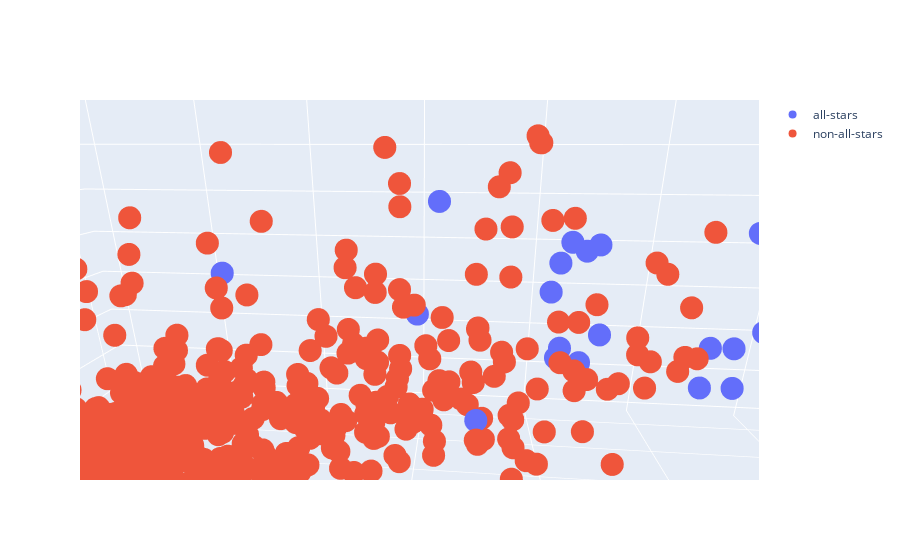

This figure's notebook cell:
### Markdown cell above
### Why this is an interesting problem?
### Notice the outliers in the 3D plot. x=points per game, y=assists per game, z=rebounds per game
### There is a fair amount of clustering where points are high, but there are some outliers like Draymond Green and Chris Paul who are playmakers/role players
### Potential Solution: use many more features such as steals, blocks, turnovers, ORD, DRD, fouls, etc.

### Code cell
allstar_2022 = allstar_selections_data[allstar_selections_data["season"] == 2022]
allstar_2022_list = allstar_2022["player"].tolist()
allstar_2023 = allstar_selections_data[allstar_selections_data["season"] == 2023]
allstar_2023_list = allstar_2023["player"].tolist()
player_per_game_data = pd.read_csv("Player Per Game.csv")
allstar_2022_player_data = player_per_game_data[player_per_game_data["season"] == 2022]
not_allstar_2022_player_data = allstar_2022_player_data.loc[~allstar_2022_player_data["player"].isin(allstar_2022_list)]
allstar_2022_player_data = allstar_2022_player_data.loc[allstar_2022_player_data["player"].isin(allstar_2022_list)]
allstar_2023_player_data = player_per_game_data[player_per_game_data["season"] == 2023]
not_allstar_2023_player_data = allstar_2023_player_data.loc[~allstar_2023_player_data["player"].isin(allstar_2023_list)]
allstar_2023_player_data = allstar_2023_player_data.loc[allstar_2023_player_data["player"].isin(allstar_2023_list)]
allstar_2023_player_data = allstar_2023_player_data[["season", "player", "pos", "pts_per_game", "ast_per_game", "trb_per_game"]]
allstar_2022_player_data = allstar_2022_player_data[["season", "player", "pos", "pts_per_game", "ast_per_game", "trb_per_game"]]
fig = go.Figure()
fig.add_trace(go.Scatter3d(x=allstar_2022_player_data['pts_per_game'], y=allstar_2022_player_data['ast_per_game'], z=allstar_2022_player_data['trb_per_game'],
                                   mode='markers', text=allstar_2022_player_data['player'], name='all-stars'))
fig.add_trace(go.Scatter3d(x=not_allstar_2022_player_data['pts_per_game'], y=not_allstar_2022_player_data['ast_per_game'], z=not_allstar_2022_player_data['trb_per_game'],
                                   mode='markers', text=not_allstar_2022_player_data['player'], name='non-all-stars'))
fig.show()

### Figure 1 — Plotly figure (JSON) as saved in the notebook; plotly's stock layout.template omitted (floating-point values rounded to 4 significant figures; data arrays with more than 128 entries replaced by an {"elided": "..."} marker saying what was removed)
{"data": [{"mode": "markers", "name": "all-stars", "text": ["Andrew Wiggins", "Chris Paul", "Darius Garland", "Dejounte Murray", "DeMar DeRozan", "Devin Booker", "Donovan Mitchell", "Draymond Green", "Fred VanVleet", "Giannis Antetokounmpo", "Ja Morant", "James Harden", "James Harden", "James Harden", "Jarrett Allen", "Jayson Tatum", "Jimmy Butler", "Joel Embiid", "Karl-Anthony Towns", "Kevin Durant", "Khris Middleton", "LaMelo Ball", "LeBron James", "Luka Dončić", "Nikola Jokić", "Rudy Gobert", "Stephen Curry", "Trae Young", "Zach LaVine"], "type": "scatter3d", "x": [17.2, 14.7, 21.7, 21.1, 27.9, 26.8, 25.9, 7.5, 20.3, 29.9, 27.4, 22, 22.5, 21, 16.1, 26.9, 21.4, 30.6, 24.6, 29.9, 20.1, 20.1, 30.3, 28.4, 27.1, 15.6, 25.5, 28.4, 24.4], "y": [2.2, 10.8, 8.6, 9.2, 4.9, 4.8, 5.3, 7, 6.7, 5.8, 6.7, 10.3, 10.2, 10.5, 1.6, 4.4, 5.5, 4.2, 3.6, 6.4, 5.4, 7.6, 6.2, 8.7, 7.9, 1.1, 6.3, 9.7, 4.5], "z": [4.5, 4.4, 3.3, 8.3, 5.2, 5, 4.2, 7.3, 4.4, 11.6, 5.7, 7.7, 8, 7.1, 10.8, 8, 5.9, 11.7, 9.8, 7.4, 5.4, 6.7, 8.2, 9.1, 13.8, 14.7, 5.2, 3.7, 4.6]}, {"mode": "markers", "name": "non-all-stars", "text": {"elided": "783 str values"}, "type": "scatter3d", "x": {"elided": "783 float values"}, "y": {"elided": "783 float values"}, "z": {"elided": "783 float values"}}], "layout": {"autosize": true, "scene": {"aspectmode": "auto", "aspectratio": {"x": 1.807, "y": 0.6377, "z": 0.868}, "camera": {"center": {"x": 0, "y": 0, "z": 0}, "eye": {"x": 0.0726, "y": -0.8164, "z": 0.2668}, "projection": {"type": "perspective"}, "up": {"x": 0, "y": 0, "z": 1}}}}}
